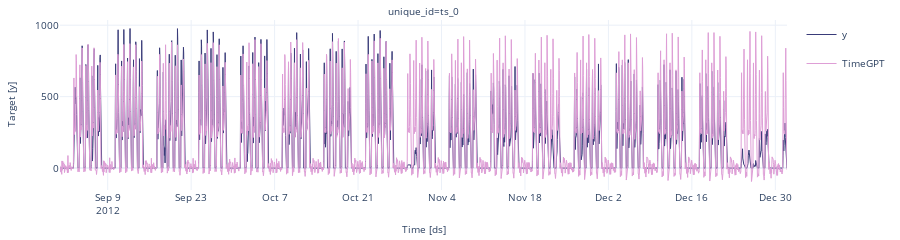

This figure's notebook cell:
### Code cell
nixtla_client.plot(test_ex_vars, fcst_ex_vars, engine='plotly')

### Figure 1 — Plotly figure (JSON) as saved in the notebook; plotly's stock layout.template omitted (floating-point values rounded to 4 significant figures; data arrays with more than 128 entries replaced by an {"elided": "..."} marker saying what was removed)
{"data": [{"legendgroup": "y", "line": {"color": "#393b79", "width": 1}, "mode": "lines", "name": "y", "showlegend": true, "type": "scatter", "x": {"elided": "5856 str values"}, "xaxis": "x", "y": {"elided": "5856 int values"}, "yaxis": "y"}, {"legendgroup": "TimeGPT", "line": {"color": "#de9ed6", "width": 1}, "mode": "lines", "name": "TimeGPT", "showlegend": true, "type": "scatter", "x": {"elided": "5856 str values"}, "xaxis": "x", "y": {"elided": "5856 float values"}, "yaxis": "y"}], "layout": {"annotations": [{"font": {"size": 10}, "showarrow": false, "text": "unique_id=ts_0", "x": 0.5, "xanchor": "center", "xref": "paper", "y": 1, "yanchor": "bottom", "yref": "paper"}, {"font": {"size": 10}, "showarrow": false, "text": "Time [ds]", "x": 0.5, "xanchor": "center", "xref": "paper", "y": 0, "yanchor": "top", "yref": "paper", "yshift": -30}, {"font": {"size": 10}, "showarrow": false, "text": "Target [y]", "textangle": -90, "x": 0, "xanchor": "right", "xref": "paper", "xshift": -40, "y": 0.5, "yanchor": "middle", "yref": "paper"}], "autosize": true, "font": {"size": 10}, "height": 200, "margin": {"b": 50, "l": 60, "r": 10, "t": 20}, "xaxis": {"anchor": "y", "domain": [0, 1], "showticklabels": true, "visible": true}, "yaxis": {"anchor": "x", "domain": [0, 1]}}}
